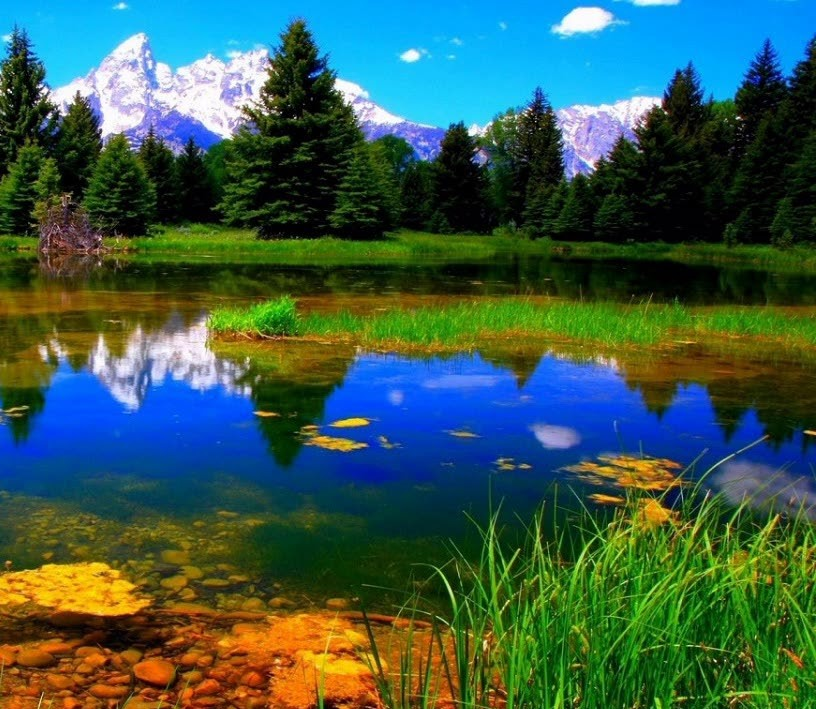
#> input picture homography/input/right1.jpg, 816 x 709 px, found by its file name
$ python homography.py
#> lines starting #> are read from the running program, lines starting #| are printed output that depends on the picture; after the words box and inside, x2 and y2 are one past the last pixel; in counts of white or black regions, pixels touching at a corner belong together
import cv2
import numpy as np
import matplotlib.pyplot as plt
from PIL import Image
import glob
def warpPerspective(img, M, dsize):
    R,C = dsize
    dst = np.zeros((img.shape[1]+1,R))
    for i in range(img.shape[1]):
        for j in range(img.shape[0]):
            res = np.dot(M, [i,j,1])
            i2,j2,_ = (res / res[2]).astype(int)
            dst[j2,i2] = img[j,i]

    return dst

def homography(pts_src_t,pts_dst_t,type):
    if(type=="auto"):
        pts_src = np.zeros((pts_src_t.shape[0],pts_src_t.shape[2]))
        pts_dst = np.zeros((pts_dst_t.shape[0],pts_src_t.shape[2]))
        pts_src =  pts_src_t[:,0,:]
        pts_dst =  pts_dst_t[:,0,:]
    else:
        pts_src =  pts_src_t
        pts_dst =  pts_dst_t
    A = None
    B = None
    for i in range(pts_src.shape[0]):
        p1 = pts_src[i, :]
        p2 = pts_dst[i, :]
        new_stack = np.zeros((2, 8))
        new_stack[0, 0:3] = np.append(p1, 1.0) #1st iter p1 = [1 5]

        new_stack[0, 6:8] = np.array([-p1[0]*p2[0], -p1[1]*p2[0]])
        new_stack[1, 3:6] = np.append(p1, 1.0)
        new_stack[1, 6:8] = np.array([-p1[0]*p2[1], -p1[1]*p2[1]])
        if A is None:
            A = new_stack
            B = p2
        else:
            A = np.vstack((A, new_stack))
            B = np.concatenate((B, p2))
    # print("A = ",A)
    # print("B = ",B)
    sol = np.linalg.lstsq(A, B)[0]
    result = np.append(sol, 1.0).reshape((3,3))
    return result

img_ = cv2.imread('right1.jpg')
#> img_ is the input picture: shape (709, 816, 3); mean B, G, R 77.9, 90.6, 57.4
#img_ = cv2.imread('right1.jpg')
#img_ = cv2.resize(img_, (0,0), fx=1, fy=1)
img1 = cv2.cvtColor(img_,cv2.COLOR_BGR2GRAY)
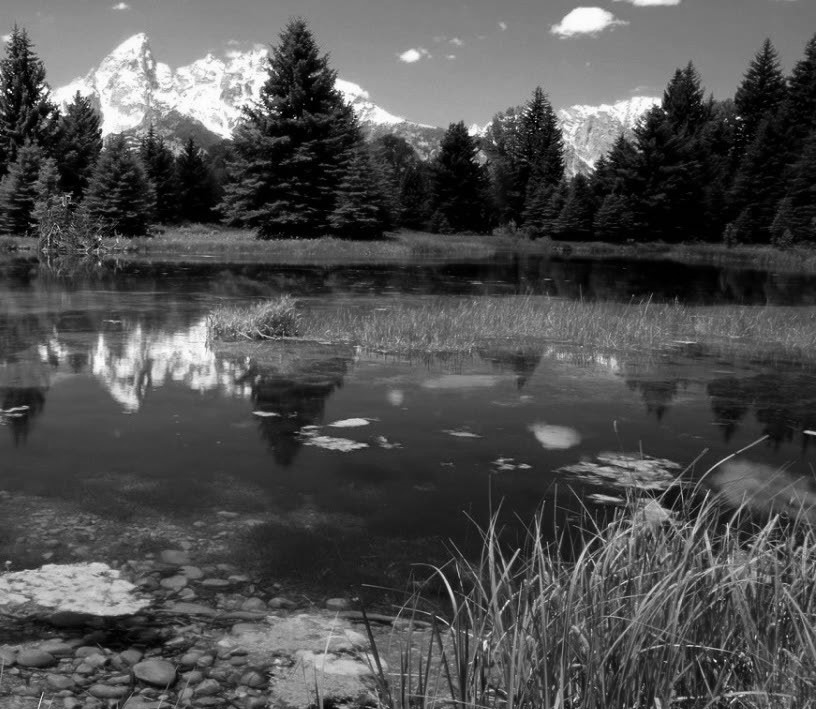
#> img1: shape (709, 816); min 0, max 255, mean 79.2
img = cv2.imread('left1.jpg')
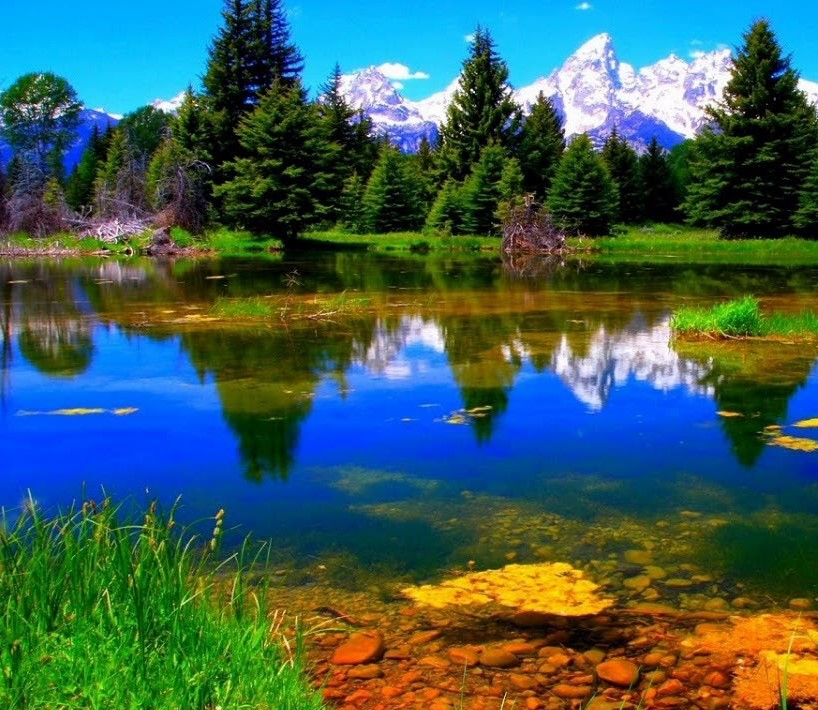
#> input picture homography/input/left1.jpg, 818 x 710 px, found by its file name
#> img is the input picture: shape (710, 818, 3); mean B, G, R 87.6, 94.7, 62.3
#img = cv2.imread('left1.jpg')
#img = cv2.resize(img, (0,0), fx=1, fy=1)
img2 = cv2.cvtColor(img,cv2.COLOR_BGR2GRAY)
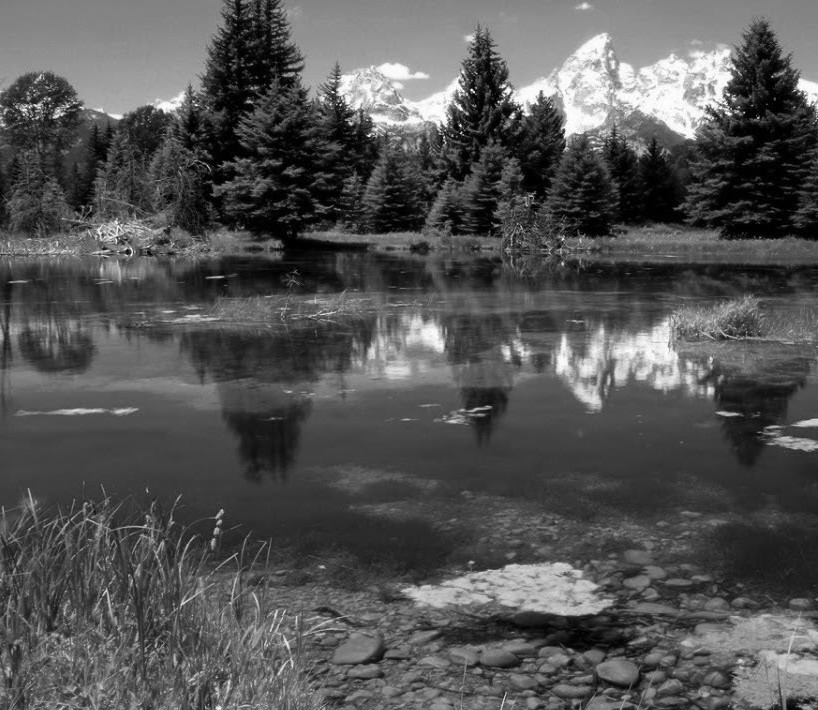
#> img2: shape (710, 818); min 0, max 255, mean 84.2
sift = cv2.xfeatures2d.SIFT_create()
# find key points
kp1, des1 = sift.detectAndCompute(img1,None)
#> kp1 = 5468 keypoints; strongest (x, y, size): (666, 113, 2), (49, 116, 3.9), (738, 118, 2.3), (265, 94, 2)
kp2, des2 = sift.detectAndCompute(img2,None)
#> kp2 = 5921 keypoints; strongest (x, y, size): (460, 125, 1.9), (369, 136, 2), (512, 116, 3.9), (728, 94, 2)
match = cv2.BFMatcher()
matches = match.knnMatch(des1,des2,k=2)
#> matches = 5468 matches
good = []
for m,n in matches:
    if m.distance < 0.3*n.distance:
        good.append(m)
#> after the loop, good = 1796 matches
draw_params = dict(matchColor=(0,255,0),
                       singlePointColor=None,
                       flags=2)
img3 = cv2.drawMatches(img_,kp1,img,kp2,good,None,**draw_params)
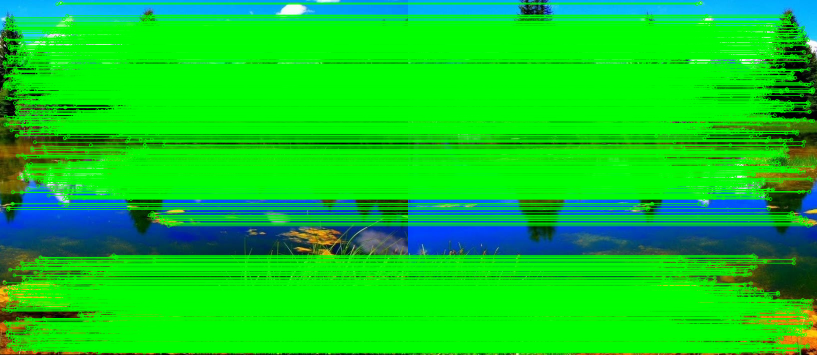
#> img3: shape (710, 1634, 3) (shown at 1/2 size); mean B, G, R 34.3, 205.5, 11.9
# cv2.imshow("original_image_drawMatches.jpg", img3)
MIN_MATCH_COUNT = 4
if len(good) > MIN_MATCH_COUNT:
    src_pts = np.float32([ kp1[m.queryIdx].pt for m in good ]).reshape(-1,1,2)
#> src_pts = 1796 rows, first 8: [6.35, 618.6], [8.4, 172.1], [8.61, 127.2], [8.82, 123.9], [9.06, 168.6], [9.18, 175.4], [9.55, 565.2], [10.08, 580.9]
    dst_pts = np.float32([ kp2[m.trainIdx].pt for m in good ]).reshape(-1,1,2)
#> dst_pts = 1796 rows, first 8: [469.4, 618.6], [471.5, 172.1], [471.5, 127.2], [471.8, 123.9], [472, 168.6], [472, 175.3], [472.5, 565.1], [473.1, 580.9]
    # print("src points = ",src_pts)
    # print("dst points = ",dst_pts)
    M = homography(src_pts, dst_pts,"auto")
#> in homography, `pts_src =  pts_src_t[:,0,:]`: pts_src = 1796 pairs, first value 6.35 to 347.3, second value 5.76 to 705
#> in homography, `pts_dst =  pts_dst_t[:,0,:]`: pts_dst = 1796 pairs, first value 469.4 to 810.3, second value 5.76 to 705.1
#> the loop in homography, `for i in range(pts_src.shape[0]):` made 1796 passes
#> (p1, p2) on passes 5 to 16: ([9.06, 168.6], [472, 168.6]), ([9.18, 175.4], [472, 175.3]), ([9.55, 565.2], [472.5, 565.1]), ([10.08, 580.9], [473.1, 580.9]), ([10.08, 56.66], [473.1, 56.6]), ([10.29, 248.8], [473.3, 248.7]), ([10.35, 644], [473.5, 644]), ([10.43, 152.6], [473.4, 152.6]), ([10.43, 152.6], [473.4, 152.6]), ([10.64, 134.7], [473.7, 134.7]), ([10.66, 78.08], [473.7, 78.05]), ([10.66, 78.08], [473.7, 78.05])
#> (p1, B) on passes 1 to 4: ([6.35, 618.6], [469.4, 618.6]), ([8.4, 172.1], [469.4, 618.6, 471.5, 172.1]), ([8.61, 127.2], [469.4, 618.6, 471.5, 172.1, 471.5, 127.2]), ([8.82, 123.9], [469.4, 618.6, 471.5, 172.1, 471.5, 127.2, 471.8, 123.9])
#> after the loop in homography, `for i in range(pts_src.shape[0]):`: B = 3592 values, max 810.3 at index 3590, min 5.76 at index 1273, mean 485.8
#> in homography, `sol = np.linalg.lstsq(A, B)[0]`: sol = [1, -1.11e-05, 463, 4.11e-06, 1, 0.00115, -5.92e-08, -3.77e-09]
#> in homography, `result = np.append(sol, 1.0).reshape((3,3))`: result = [[1, -1.11e-05, 463], [4.11e-06, 1, 0.00115], [-5.92e-08, -3.77e-09, 1]]
#> M has the same summary as result in homography
    h,w = img1.shape
#> h = 709; w = 816
    pts = np.float32([ [0,0],[0,h-1],[w-1,h-1],[w-1,0] ]).reshape(-1,1,2)
#> pts = [[0, 0], [0, 708], [815, 708], [815, 0]]
    dst = cv2.perspectiveTransform(pts, M)
#> dst = [[463, 0.00115], [463, 708], [1278, 708], [1278, 0.0045]]
    img2 = cv2.polylines(img2,[np.int32(dst)],True,255,3, cv2.LINE_AA)
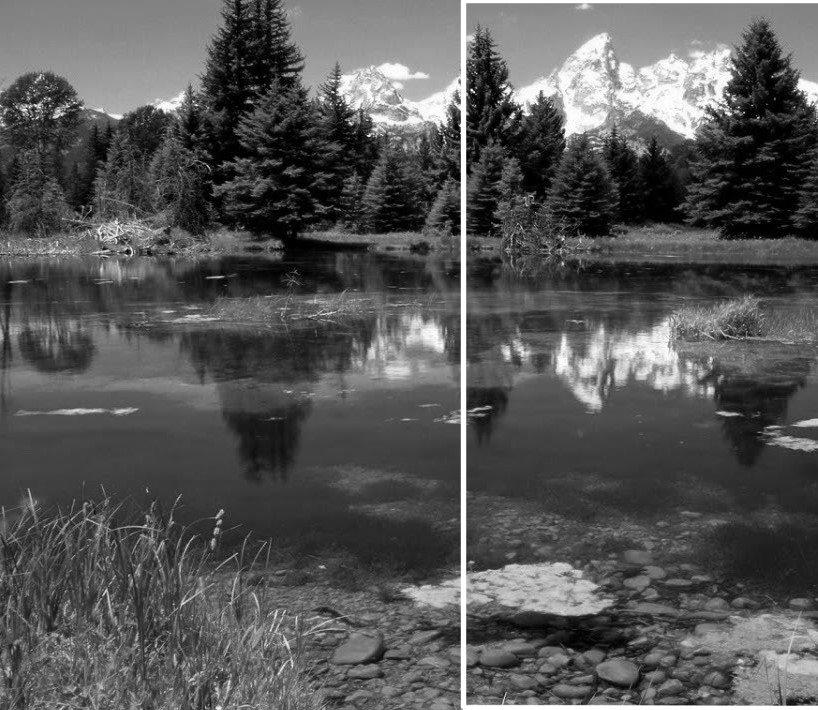
#> img2: shape (710, 818); 1.43% of pixels changed, all inside (x1, y1, x2, y2) = (460, 0, 818, 710)
    # cv2.imshow("img.jpg", img2)
else:
    img1_pil = Image.fromarray(img1)
    img2_pil = Image.fromarray(img2)
    # img1_pil = array(img1_pil)
    plt.imshow(img1_pil)
    src_pts = plt.ginput(4)
    # img2_pil = array(img2_pil)
    plt.imshow(img2_pil)
    dst_pts = plt.ginput(4)
    src_pts = np.array(src_pts)
    dst_pts = np.array(dst_pts)
    M = homography(src_pts, dst_pts,"manual")
    h,w = img1.shape
    pts = np.float32([ [0,0],[0,h-1],[w-1,h-1],[w-1,0] ]).reshape(-1,1,2)
    dst = cv2.perspectiveTransform(pts, M)
    img2 = cv2.polylines(img2,[np.int32(dst)],True,255,3, cv2.LINE_AA)
    # cv2.imshow("img.jpg", img2)

dst = warpPerspective(img1,M,(img.shape[1] + img_.shape[1], img.shape[0]))
#> after the loop in warpPerspective, `for i in range(img.shape[1]):`:
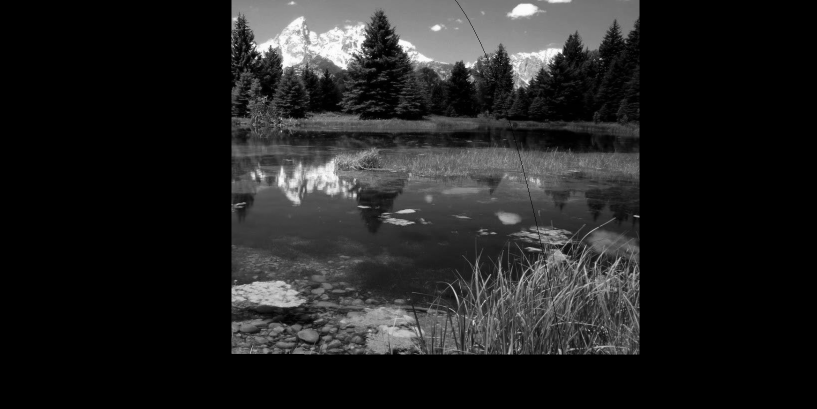
#> dst: shape (817, 1634) float64 (shown at 1/2 size); min 0, max 255, mean 34.3
dst[0:img.shape[0],0:img.shape[1]] = img2
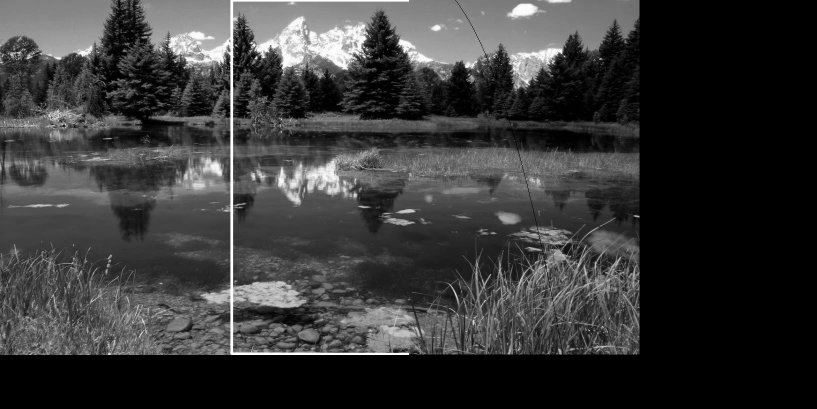
#> dst: shape (817, 1634) float64 (shown at 1/2 size); min 0, max 255, mean 55.6
# cv2.imshow("img.jpg", dst)
def trim(frame):
    #crop top
    if not np.sum(frame[0]):
        return trim(frame[1:])
    #crop top
    if not np.sum(frame[-1]):
        return trim(frame[:-2])
    #crop top
    if not np.sum(frame[:,0]):
        return trim(frame[:,1:])
    #crop top
    if not np.sum(frame[:,-1]):
        return trim(frame[:,:-2])
    return frame
plt.imshow(dst)
plt.show()
#cv2.imshow("output.jpg", trim(dst))
#cv2.imwrite("result1.jpg", trim(dst))
cv2.waitKey(0)
cv2.destroyAllWindows()
